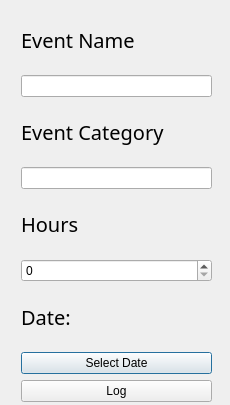
<?xml version="1.0" encoding="UTF-8"?>
<ui version="4.0">
 <class>LogHours</class>
 <widget class="QDialog" name="LogHours">
  <property name="geometry">
   <rect>
    <x>0</x>
    <y>0</y>
    <width>230</width>
    <height>405</height>
   </rect>
  </property>
  <property name="windowTitle">
   <string>Dialog</string>
  </property>
  <widget class="QWidget" name="layoutWidget">
   <property name="geometry">
    <rect>
     <x>21</x>
     <y>11</y>
     <width>191</width>
     <height>391</height>
    </rect>
   </property>
   <layout class="QVBoxLayout" name="verticalLayout">
    <item>
     <widget class="QLabel" name="nameLabel">
      <property name="font">
       <font>
        <family>Kenyan Coffee</family>
        <pointsize>15</pointsize>
       </font>
      </property>
      <property name="text">
       <string>Event Name </string>
      </property>
     </widget>
    </item>
    <item>
     <widget class="QLineEdit" name="nameOutput"/>
    </item>
    <item>
     <widget class="QLabel" name="categoryLabel">
      <property name="font">
       <font>
        <family>Kenyan Coffee</family>
        <pointsize>15</pointsize>
       </font>
      </property>
      <property name="text">
       <string>Event Category</string>
      </property>
     </widget>
    </item>
    <item>
     <widget class="QLineEdit" name="otherInput">
      <property name="text">
       <string/>
      </property>
     </widget>
    </item>
    <item>
     <widget class="QLabel" name="hourLabel">
      <property name="font">
       <font>
        <family>Kenyan Coffee</family>
        <pointsize>15</pointsize>
       </font>
      </property>
      <property name="text">
       <string>Hours</string>
      </property>
     </widget>
    </item>
    <item>
     <widget class="QSpinBox" name="hourBox"/>
    </item>
    <item>
     <widget class="QLabel" name="dateLabel">
      <property name="font">
       <font>
        <family>Kenyan Coffee</family>
        <pointsize>15</pointsize>
       </font>
      </property>
      <property name="text">
       <string>Date: </string>
      </property>
     </widget>
    </item>
    <item>
     <widget class="QPushButton" name="dateButton">
      <property name="text">
       <string>Select Date</string>
      </property>
     </widget>
    </item>
    <item>
     <widget class="QPushButton" name="submitButton">
      <property name="text">
       <string>Log</string>
      </property>
     </widget>
    </item>
   </layout>
  </widget>
 </widget>
 <resources/>
 <connections/>
</ui>
